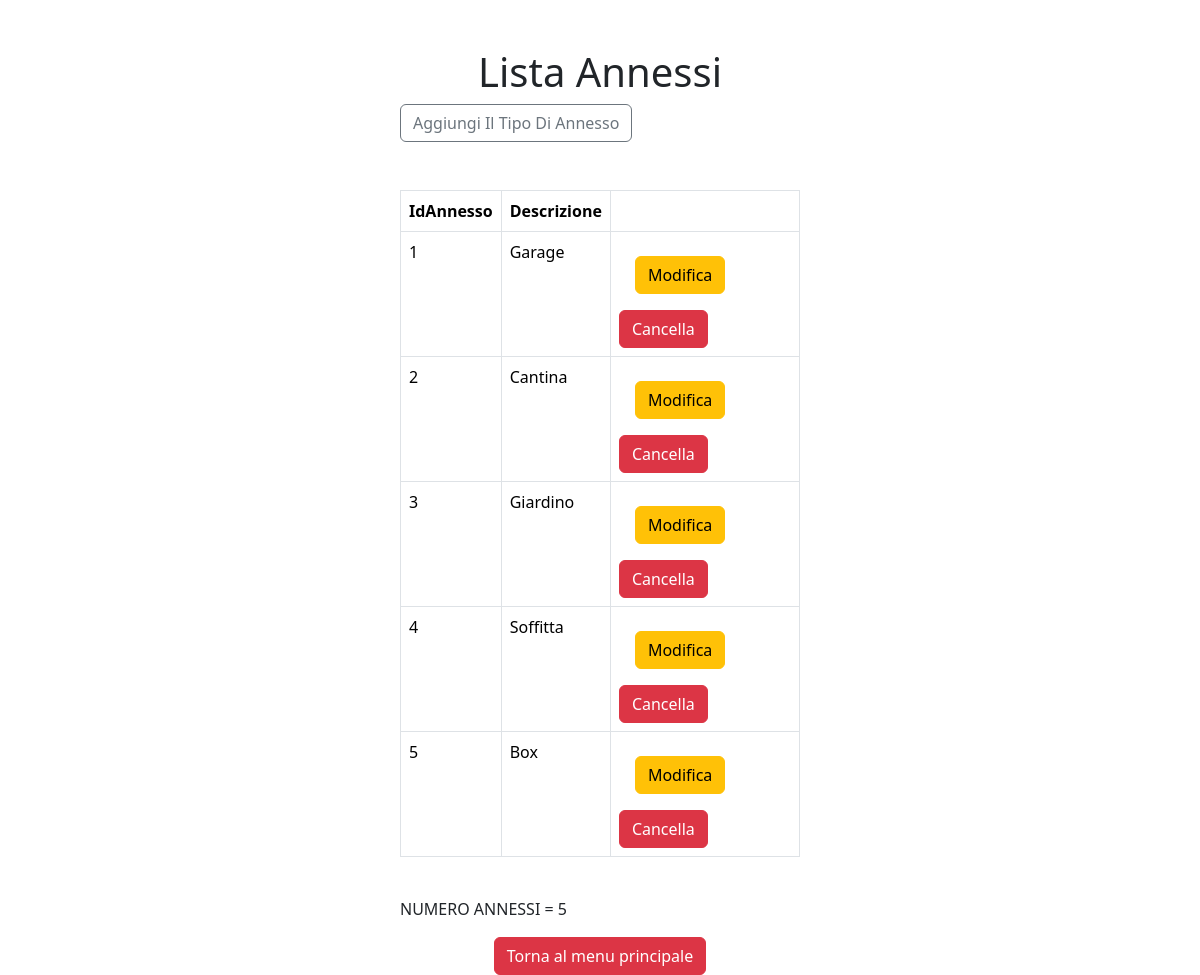
Page /view/tipoannesso/lista_tipoannesso.php on the committed database.
### tables this page shows
CREATE TABLE `tipoannesso` (
  `idTipoAnnesso` int(4) NOT NULL,
  `Descrizione` varchar(30) NOT NULL
);

### View/TipoAnnesso/lista_tipoannesso.php (the view, shortened to what this page needs)
<?php
	include_once "../../model/database/config.php";
	$query = "SELECT * FROM `tipoannesso` ";
	$risu = $con->query($query) or die ("Query fallita!");
?>
<!doctype html>
<html lang="it">
	<head>
	    <link rel="stylesheet" href="../../src/css/bootstrap.min.css">
		<link href="icons/bootstrap-icons.css" rel="stylesheet">
  	</head>
  	<body>
  		<div class="col-8  col-sm- col-md-3 col-lg-5 col-xl-4 col-xxl-6 mt-5 mx-auto ">
			<h1 class="text-center mbm"> Lista Annessi </h1>
			<a href="inser_tipoannesso.html"><button type="button"  class="btn btn-outline-secondary mb-5">Aggiungi Il Tipo Di Annesso</button></a>
			<table class="table table-bordered table-hover">
  		<thead>
    		<tr>
      			<th scope="col">IdAnnesso </th>
      			<th scope="col">Descrizione</th>
	 			<th scope ="col"> </th>
      		</tr>
		</thead>
		<?php
			if ($risu->num_rows >0){
			while ($riga = $risu -> fetch_assoc()) {
		?>
				<td><?php echo $riga['idTipoAnnesso'];?></td>
				<td><?php echo $riga['Descrizione'];?></td>
				<td><a class="btn btn-warning btn-sm-3 m-3" href="../../view/tipoannesso/mod_tipoannesso_form.php?id=<?php echo $riga['idTipoAnnesso'];?>">Modifica</a><a class="btn btn-danger btn-sm-3" href="../../controller/tipoannesso/canc_tipoannesso.php?id=<?php echo $riga	['idTipoAnnesso']; ?>">Cancella</a>
				<?php
					}
					}
				?>
  					<?php
 					 echo "
					</table><br/>
					NUMERO ANNESSI = {$risu->num_rows}"
					?>
	<div class="text-center">
		<a class="btn btn-danger btn-md mt-3 " href="../../index.php">Torna al menu principale</a>
                </div>
	</body>
</html>

### rows in the picture
tipoannesso: idTipoAnnesso "1", Descrizione "Garage"
tipoannesso: idTipoAnnesso "2", Descrizione "Cantina"
tipoannesso: idTipoAnnesso "3", Descrizione "Giardino"
tipoannesso: idTipoAnnesso "4", Descrizione "Soffitta"
tipoannesso: idTipoAnnesso "5", Descrizione "Box"

### other values in the picture
$risu->num_rows "5"
